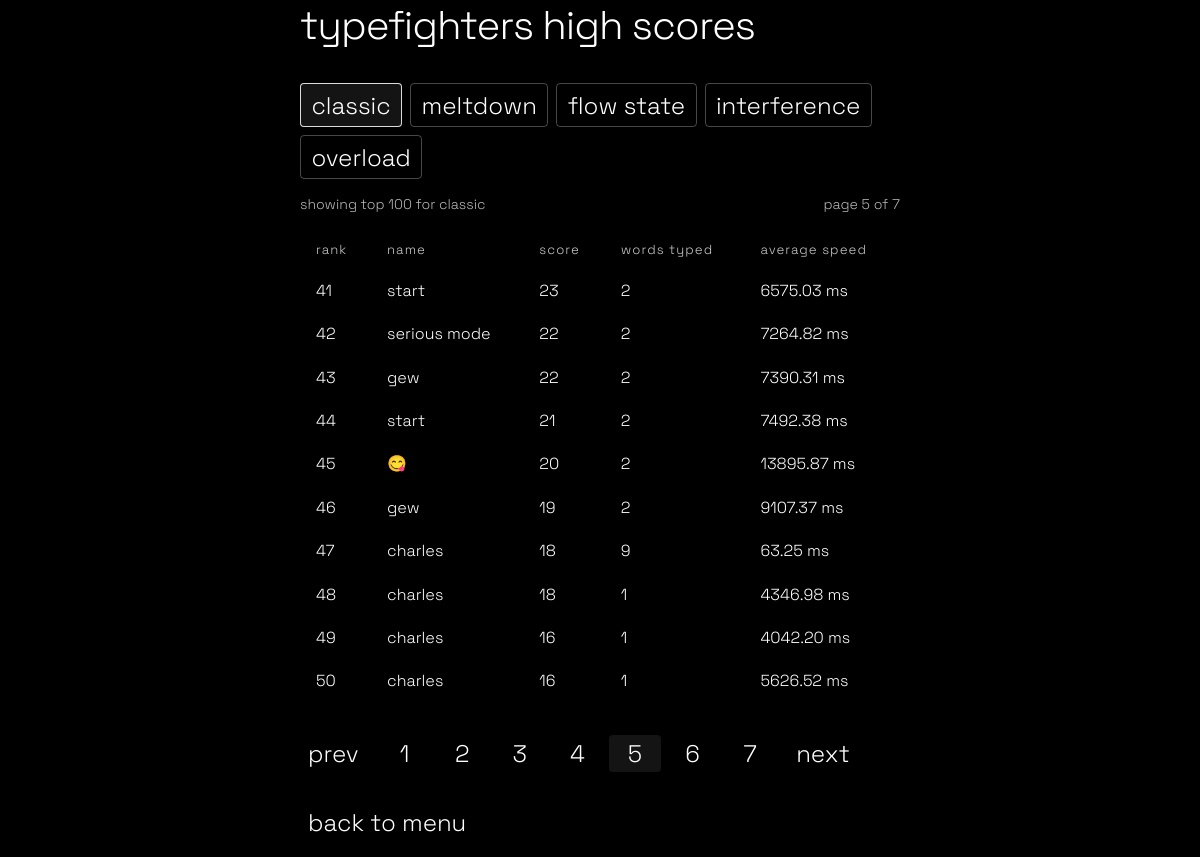
The page /highscores?mode=classic&page=5 on the database its author committed.
### models.py (models this page shows, shortened)
class HighScore(db.Model):
    id = db.Column(db.Integer, primary_key=True)
    name = db.Column(db.String(50), nullable=False)
    game_mode = db.Column(db.String(20), nullable=False, default='Classic')
    score = db.Column(db.Integer, nullable=False)
    avg_speed = db.Column(db.Float, nullable=False)
    words_typed = db.Column(db.Integer, nullable=False)
    final_stats_json = db.Column(db.Text, nullable=False, default='[]')
    created_at = db.Column(db.DateTime, default=datetime.utcnow)
    def to_dict(self):
        return {
            'name': self.name,
            'game_mode': self.game_mode,
            'score': self.score,
            'avg_speed': self.avg_speed,
            'words_typed': self.words_typed,
            'final_stats_json': self.final_stats_json
        }

### app.py (the view)
@app.route('/highscores')
def highscores():
    mode_tabs = [
        ('classic', 'Classic'),
        ('meltdown', 'Meltdown'),
        ('flow-state', 'Flow State'),
        ('interference', 'Interference'),
        ('overload', 'Overload')
    ]
    selected_mode = (request.args.get('mode') or 'classic').strip().lower()
    if selected_mode not in {slug for slug, _ in mode_tabs}:
        selected_mode = 'classic'
    page = _coerce_int(request.args.get('page'), 1)
    if page < 1:
        page = 1
    query = HighScore.query.filter(HighScore.game_mode == MODE_LABEL_MAP[selected_mode])
    all_scores = query.order_by(HighScore.score.desc(), HighScore.created_at.desc()).limit(100).all()
    page_size = 10
    total_scores = len(all_scores)
    total_pages = max(1, math.ceil(total_scores / page_size))
    if page > total_pages:
        page = total_pages
    start_index = (page - 1) * page_size
    scores = all_scores[start_index:start_index + page_size]
    stat_headers = build_final_stats(MODE_LABEL_MAP[selected_mode], {})
    stat_labels = [header['label'] for header in stat_headers]
    leaderboard_rows = []
    for index, row in enumerate(scores, start=start_index + 1):
        try:
            final_stats = json.loads(row.final_stats_json or '[]')
        except (TypeError, ValueError):
            final_stats = []
        if not final_stats:
            final_stats = build_final_stats(row.game_mode, row.to_dict())
        stat_map = {}
        for stat in final_stats:
            if isinstance(stat, dict) and 'label' in stat and 'value' in stat:
                stat_map[str(stat['label'])] = str(stat['value'])
        normalized_stats = []
        for label in stat_labels:
            normalized_stats.append({
                'label': label,
                'value': stat_map.get(label, '-')
            })
        leaderboard_rows.append({
            'rank': index,
            'score': row,
            'final_stats': normalized_stats
        })
    return render_template(
        'highscores.html',
        leaderboard_rows=leaderboard_rows,
        selected_mode=selected_mode,
        selected_mode_label=MODE_LABEL_MAP[selected_mode],
        mode_tabs=mode_tabs,
        stat_headers=stat_headers,
        page=page,
        total_pages=total_pages,
        total_scores=total_scores
    )

### app.py (called while the page is built, shortened)
def _coerce_int(value, default=0):
    try:
        return int(round(float(value)))
    except (TypeError, ValueError):
        return default

def _coerce_float(value, default=0.0):
    try:
        return float(value)
    except (TypeError, ValueError):
        return default

def build_final_stats(game_mode, payload, mode_stats=None):
    mode_name = str(game_mode or 'Classic').strip()
    data = mode_stats if isinstance(mode_stats, dict) else payload
    if mode_name == 'Meltdown':
        return [
            {'label': 'words cleared', 'value': str(_coerce_int(data.get('total_attempts') or data.get('words_cleared')))}
        ]
    words_typed = _coerce_int(data.get('total_attempts') or data.get('words_typed'))
    avg_speed = _coerce_float(data.get('avg_speed'))
    return [
        {'label': 'words typed', 'value': str(words_typed)},
        {'label': 'average speed', 'value': f'{avg_speed:.2f} ms'}
    ]

### templates/highscores.html
{% extends "base.html" %}
{% block content %}
<div class="highscores-layout">
    <div class="menu-title">typefighters high scores</div>
    <div class="score-tabs">
        {% for slug, label in mode_tabs %}
        <a class="menu-link score-tab{% if selected_mode == slug %} score-tab-active{% endif %}" href="{{ url_for('highscores', mode=slug, page=1) }}">{{ label }}</a>
        {% endfor %}
    </div>
    <div class="highscores-meta">
        <div class="highscores-meta-item">showing top 100 for {{ selected_mode_label }}</div>
        <div class="highscores-meta-item">page {{ page }} of {{ total_pages }}</div>
    </div>
    <div class="responsive-table highscores-table-wrap">
        <table>
            <thead>
                <tr>
                    <th>rank</th>
                    <th>name</th>
                    <th>score</th>
                    {% for header in stat_headers %}
                    <th>{{ header.label }}</th>
                    {% endfor %}
                </tr>
            </thead>
            <tbody>
                {% for item in leaderboard_rows %}
                <tr>
                    <td>{{ item.rank }}</td>
                    <td>{{ item.score.name }}</td>
                    <td>{{ item.score.score }}</td>
                    {% for stat in item.final_stats %}
                    <td>{{ stat.value }}</td>
                    {% endfor %}
                </tr>
                {% else %}
                <tr>
                    <td colspan="{{ 3 + stat_headers|length }}" class="text-center">no high scores yet.</td>
                </tr>
                {% endfor %}
            </tbody>
        </table>
    </div>
    <div class="score-pagination">
        <a class="menu-link score-page-link{% if page <= 1 %} is-disabled{% endif %}" href="{{ url_for('highscores', mode=selected_mode, page=page-1) if page > 1 else '#' }}">prev</a>
        <div class="score-page-numbers">
            {% for page_number in range(1, total_pages + 1) %}
            <a class="menu-link score-page-number{% if page_number == page %} score-page-number-active{% endif %}" href="{{ url_for('highscores', mode=selected_mode, page=page_number) }}">{{ page_number }}</a>
            {% endfor %}
        </div>
        <a class="menu-link score-page-link{% if page >= total_pages %} is-disabled{% endif %}" href="{{ url_for('highscores', mode=selected_mode, page=page+1) if page < total_pages else '#' }}">next</a>
    </div>
    <button class="menu-link" onclick="window.location.href='{{ url_for('menu') }}'">back to menu</button>
</div>
{% endblock %}

### static/styles.css (style rules this page uses)
body { background: #000; color: #fff; font-family: 'Space Grotesk', 'Fira Mono', 'Consolas', 'Menlo', monospace; min-height: 100vh; margin: 0; height: 100vh; width: 100vw; overflow-x: hidden; font-weight: 300; text-transform: lowercase; }
.menu-title { font-size: 2.5rem; font-weight: 300; margin-bottom: 2rem; letter-spacing: -1px; text-align: left; color: #fff; font-family: 'Space Grotesk', sans-serif; text-transform: lowercase; }
.menu-link { display: block; color: #333; background: none; border: none; font-size: 1.5rem; font-family: 'Space Grotesk', sans-serif; margin: 1rem 0; text-align: left; cursor: pointer; text-decoration: none; outline: none; border-radius: 4px; padding: 0.2rem 0.5rem; transition: color 0.2s; font-weight: 300; text-transform: lowercase; }
.menu-link, .menu-link:visited { color: #fff; }
.score-tab { margin: 0; padding: 0.35rem 0.65rem; border: 1px solid rgba(255, 255, 255, 0.28); }
.score-tab.score-tab-active { border-color: rgba(255, 255, 255, 0.85); background: rgba(255, 255, 255, 0.08); }
.score-tabs { display: flex; gap: 0.5rem; flex-wrap: wrap; margin-bottom: 1rem; }
.highscores-layout { width: 100%; }
.highscores-meta { display: flex; justify-content: space-between; gap: 1rem; margin: 0.15rem 0 1rem 0; font-size: 0.88rem; opacity: 0.72; }
.highscores-table-wrap { margin-bottom: 1rem; }
.highscores-table-wrap table th, .highscores-table-wrap table td { padding: 0.55rem 0.4rem; border-bottom: 1px solid rgba(255, 255, 255, 0.12); text-align: left; vertical-align: top; }
.highscores-table-wrap table thead th { border-bottom-color: rgba(255, 255, 255, 0.42); font-size: 0.82rem; letter-spacing: 0.08em; opacity: 0.8; }
.score-pagination { display: flex; align-items: center; gap: 0.75rem; flex-wrap: wrap; margin-bottom: 1rem; }
.score-page-numbers { display: flex; gap: 0.35rem; flex-wrap: wrap; }
.score-page-number, .score-page-link { min-width: 2.25rem; text-align: center; }
.score-page-number-active { border-color: rgba(255, 255, 255, 0.85); background: rgba(255, 255, 255, 0.08); }
a, .link-btn { color: #fff; text-decoration: none; cursor: pointer; font-size: 1.1rem; margin: 0.5rem 0; background: none; border: none; padding: 0; font-family: 'Space Grotesk', sans-serif; text-align: left; font-weight: 300; text-transform: lowercase; }
th, td { border: none !important; padding: 0.7rem 1rem !important; text-align: left; color: #fff; background: none; font-family: 'Space Grotesk', sans-serif; font-weight: 300; text-transform: lowercase; }
::placeholder { color: #aaa; }
.responsive-table { width: 100%; }
.responsive-table table { width: 100%; border-collapse: collapse; }

### rows shown on the page
HighScore: score.name "start", score.score "23"
HighScore: score.name "serious mode", score.score "22"
HighScore: score.name "gew", score.score "22"
HighScore: score.name "start", score.score "21"
HighScore: score.name "😋", score.score "20"
HighScore: score.name "gew", score.score "19"
HighScore: score.name "charles", score.score "18"
HighScore: score.name "charles", score.score "18"
HighScore: score.name "charles", score.score "16"
HighScore: score.name "charles", score.score "16"

### other values the page prints
{{ label }} "classic" "meltdown" "flow state" "interference" "overload"
{{ selected_mode_label }} "classic"
{{ page }} "5"
{{ total_pages }} "7"
{{ header.label }} "words typed" "average speed"
{{ item.rank }} "41" "42" "43" "44" "45" "46" "47" "48" "49" "50"
{{ stat.value }} "2" "6575.03 ms" "2" "7264.82 ms" "2" "7390.31 ms" "2" "7492.38 ms" "2" "13895.87 ms" "2" "9107.37 ms" "9" "63.25 ms" "1" "4346.98 ms" "1" "4042.20 ms" "1" "5626.52 ms"
{{ page_number }} "1" "2" "3" "4" "5" "6" "7"
